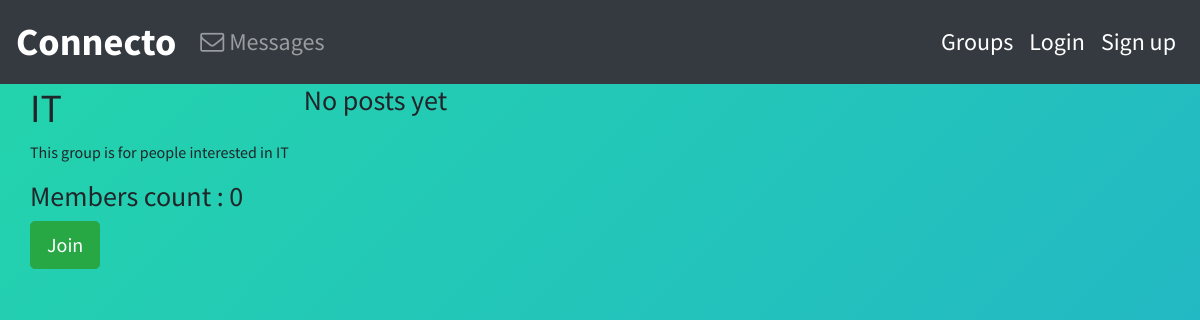
Before: /group/posts/in/it/ with the older database file.
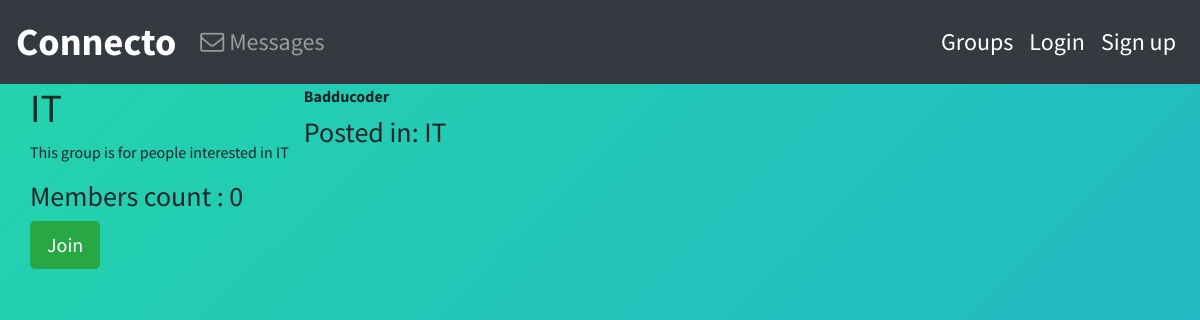
After: the same page with the newer database file.
### posts/models.py (models this page shows, shortened)
class Post(models.Model):
    user=models.ForeignKey(User,related_name='posts',on_delete=models.CASCADE)
    message=models.TextField()
    message_html=models.TextField(editable=False)
    created_at=models.DateTimeField(auto_now=True)
    group=models.ForeignKey(Group,related_name='posts',null=True,blank=True,on_delete=models.CASCADE)
    class Meta:
        ordering =['-created_at']
        unique_together=['user','message']

### groups/models.py (models this page shows, shortened)
class Group(models.Model):
    name=models.CharField(max_length=250,unique=True)
    slug=models.SlugField(allow_unicode=True,unique=True)
    description=models.TextField(blank=True,default='')
    description_html=models.TextField(editable=False,default='',blank=True)
    members=models.ManyToManyField(User,related_name="Memberships")
    class Meta:
        ordering =['name']

### groups/views.py (the view)
# urls.py: re_path('posts/in/(?P<slug>[-\w]+)/',Singlegroup.as_view(),name="single"),
class Singlegroup(DetailView):
    model=Group

### groups/templates/groups/group_detail.html (shortened to what this page needs)
{% extends "groups/group_base.html"%}
{% block pregroup %}
    <div class="content">
    <h1> {{group.name}}</h1>
    <p> {{group.description|safe}} </p>
    <h3> Members count : {{group.members.count}}</h3>
    {% if user in group.members.all %}
        <a href="{% url "groups:leave" slug=group.slug %}" class="btn btn-lg btn-danger"><span class="fas fa-sign-out-alt"></span>Leave</a>
    {% else %}
         <a href="{% url "groups:join" slug=group.slug %}" class="btn btn-lg btn-success">Join</a>
    {% endif %}
    </div>
{% endblock %}
{% block group_content%}
    <div class="col-md-8">
        {% if not group.posts.count %}
            <h3> No posts yet</h3>
        {% else %}
            {% for post in group.posts.all%}
                {% include "posts/_post.html"%}
            {% endfor %}
        {% endif %}
    </div>
{% endblock%}

### posts/templates/posts/_post.html (shortened to what this page needs)
<div class="post-media">
    <strong>{{post.user.username}}</strong>
        <div class="media-body">
                {% if post.group %}
                    <h3>  Posted in: {{post.group.name}}</h3>
                {% endif %}
        </div>
    </div>

Changed rows visible on the page:
added Post: user.username "Badducoder", group.name "IT"
Other visible differences:
text no longer shown: "No posts yet"
